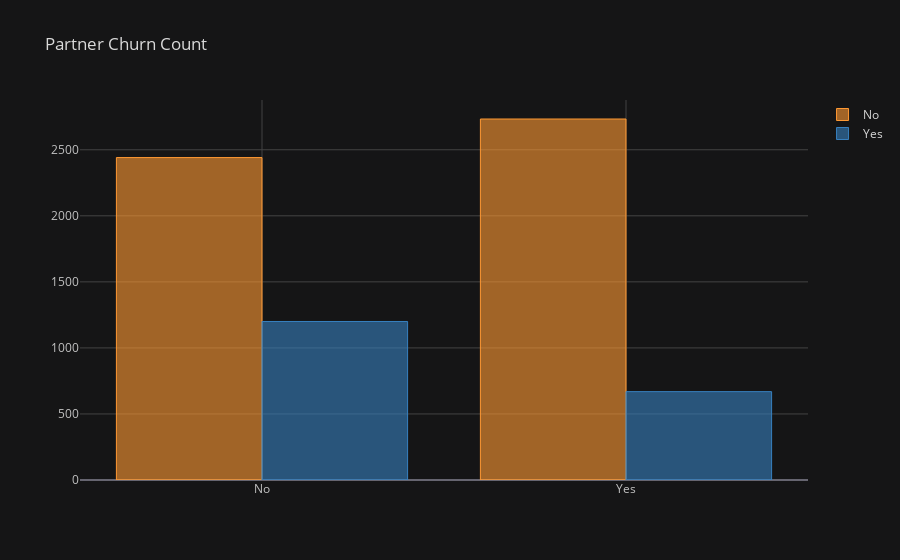

Write notebook code for a chart like this one.
### Code cell
iplot(df.iplot(asFigure=True, kind='bar', title='Partner Churn Count', theme='solar'))

### Figure 1 — Plotly figure (JSON) as saved in the notebook; plotly's stock layout.template omitted (floating-point values rounded to 4 significant figures)
{"data": [{"marker": {"color": "rgba(255, 153, 51, 0.6)", "line": {"color": "rgba(255, 153, 51, 1.0)", "width": 1}}, "name": "No", "orientation": "v", "text": "", "type": "bar", "x": ["No", "Yes"], "y": [2441, 2733]}, {"marker": {"color": "rgba(55, 128, 191, 0.6)", "line": {"color": "rgba(55, 128, 191, 1.0)", "width": 1}}, "name": "Yes", "orientation": "v", "text": "", "type": "bar", "x": ["No", "Yes"], "y": [1200, 669]}], "layout": {"legend": {"bgcolor": "#151516", "font": {"color": "#D9D9D9"}}, "paper_bgcolor": "#151516", "plot_bgcolor": "#151516", "title": {"font": {"color": "#D9D9D9"}, "text": "Partner Churn Count"}, "xaxis": {"gridcolor": "#434343", "showgrid": true, "tickfont": {"color": "#C2C2C2"}, "title": {"font": {"color": "#D9D9D9"}, "text": ""}, "zerolinecolor": "#666570"}, "yaxis": {"gridcolor": "#434343", "showgrid": true, "tickfont": {"color": "#C2C2C2"}, "title": {"font": {"color": "#D9D9D9"}, "text": ""}, "zerolinecolor": "#666570"}}}
